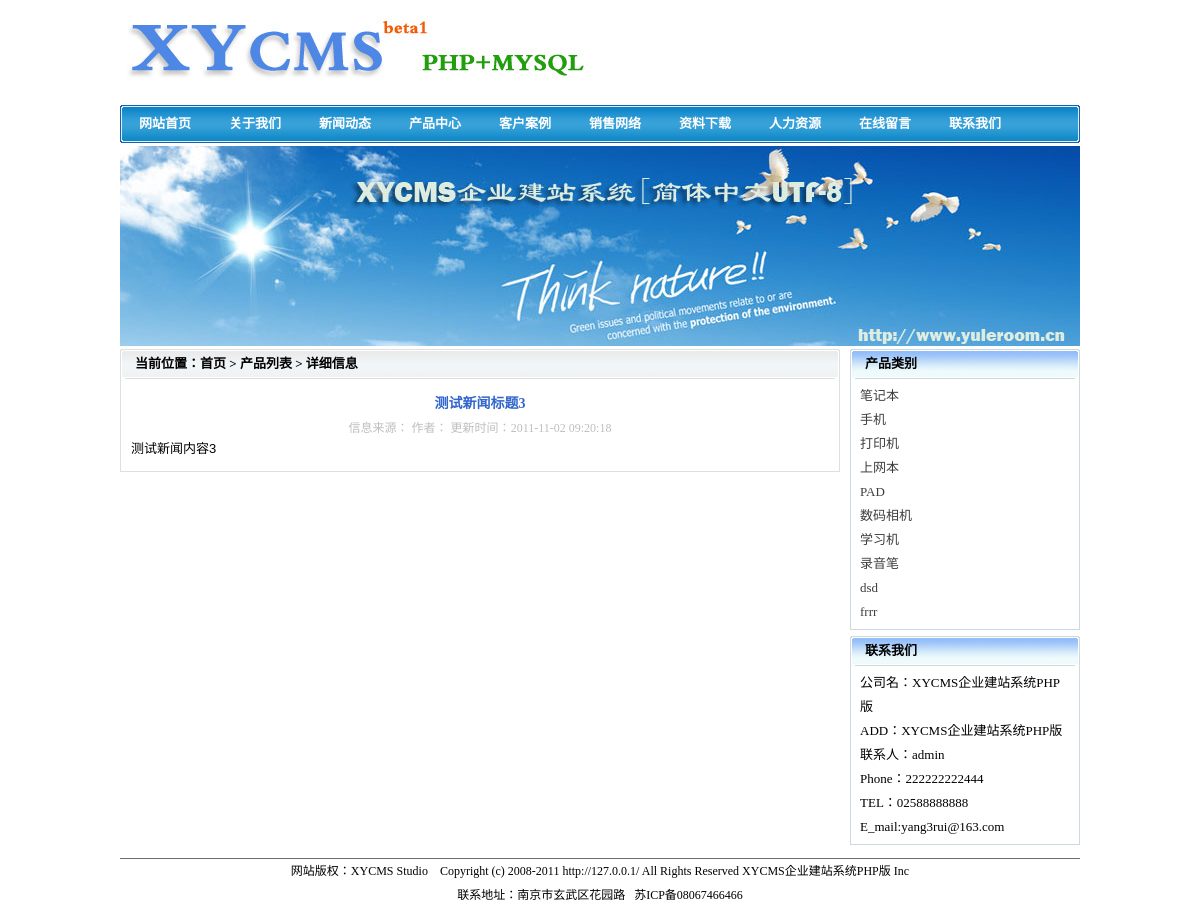
Page /showproducts.php?id=3 on the committed database.
### tables this page shows
CREATE TABLE IF NOT EXISTS `config` (
  `id` int(11) NOT NULL AUTO_INCREMENT,
  `wzname` varchar(255) NOT NULL,
  `descriptions` varchar(255) NOT NULL,
  `keywords` varchar(255) NOT NULL,
  `wzurl` varchar(255) NOT NULL,
  `icp` varchar(255) NOT NULL,
  `managename` varchar(255) NOT NULL,
  `email` varchar(255) NOT NULL,
  `telnum` varchar(255) NOT NULL,
  `phonenum` bigint(20) NOT NULL,
  `faxnum` varchar(255) NOT NULL,
  `qqnum` bigint(20) NOT NULL,
  `address` varchar(255) NOT NULL,
  `wzlogo` varchar(255) NOT NULL,
  `wzlogow` int(11) NOT NULL,
  `wzlogoh` int(11) NOT NULL,
  `gbook_sh` int(11) NOT NULL,
  `on_run` int(11) NOT NULL,
  `off_dc` text NOT NULL,
  PRIMARY KEY (`id`)
);

CREATE TABLE IF NOT EXISTS `menu` (
  `id` int(11) NOT NULL AUTO_INCREMENT,
  `m_title` varchar(255) NOT NULL,
  `m_url` varchar(255) NOT NULL,
  `m_open` varchar(255) NOT NULL,
  `m_px` int(11) NOT NULL,
  PRIMARY KEY (`id`)
);

CREATE TABLE IF NOT EXISTS `xy_pro` (
  `id` int(11) NOT NULL AUTO_INCREMENT,
  `title` varchar(255) NOT NULL,
  `keywords` varchar(255) NOT NULL,
  `descriptions` varchar(255) NOT NULL,
  `img` varchar(255) NOT NULL,
  `info_from` varchar(255) NOT NULL,
  `info_auth` varchar(255) NOT NULL,
  `content` text NOT NULL,
  `p_id` int(11) NOT NULL,
  `c_date` datetime NOT NULL,
  PRIMARY KEY (`id`)
);

CREATE TABLE IF NOT EXISTS `pro_fl` (
  `id` int(11) NOT NULL AUTO_INCREMENT,
  `title` varchar(255) NOT NULL,
  `etitle` varchar(255) NOT NULL,
  `pl_id` int(11) NOT NULL,
  PRIMARY KEY (`id`)
);

### showproducts.php (the view, shortened to what this page needs)
<?php include_once 'inc/xycms.php';?>
<!DOCTYPE html PUBLIC "-//W3C//DTD XHTML 1.0 Transitional//EN" "http://www.w3.org/TR/xhtml1/DTD/xhtml1-transitional.dtd">
<html xmlns="http://www.w3.org/1999/xhtml">
<head>
<link href="style/index.css" type="text/css" rel="stylesheet" />
</head>
<body>
<div id="contain">
  <div id="head">
    <?php include_once 'header.php';?>
  </div>
  <div id="focus">
    <img src="adv/focus.jpg" alt="焦点图" />
  </div>
  <div id="dc">
    <div class="dc_l">
      <div class="dc_l_t">
        <h3>当前位置：首页 > 产品列表 > 详细信息</h3>
      </div>
      <div class="dc_l_c">
        <div class="dc_l_c_s">
          <?php
		    $id=$_GET['id'];
			$ssql="select * from xy_pro where id=$id";
			$sresult=mysql_query($ssql);
			if(!$num=mysql_num_rows($sresult)){
			  echo "没有这条记录";
			  echo "<br/>";
			  echo "<a href='javascript:history.go(-1)'>返回上一页！</a>";
			  }else{
			  $rs=mysql_fetch_array($sresult);
			  ?>
          <div class="dc_l_c_s_t">
            <?php echo $rs['title'];?>
          </div>
          <div class="dc_l_c_s_l">
            信息来源：<?php echo $rs['info_from'];?> 作者：<?php echo $rs['info_auth'];?> 更新时间：<?php echo $rs['c_date'];?>
          </div>
          <div class="dc_l_c_s_c">
            <?php echo $rs['content'];?>
          </div>
          <?php }?>
        </div>
      </div>
    </div>
    <div class="dc_r">
      <div class="dc_r_t">
        <h3>产品类别</h3>
      </div>
      <div class="dc_r_c">
        <div class="dc_r_c_c">
          <ul>
            <?php echo xycms_list("pro_fl","products.php");?>
          </ul>
        </div>
      </div>
      <div class="dc_r_t">
        <h3>联系我们</h3>
      </div>
      <div class="dc_r_c">
        <div class="dc_r_c_c">
          <ul>
            <li>公司名：<?php echo $wzname;?></li>
            <li>ADD：<?php echo $wzname;?></li>
            <li>联系人：<?php echo $managename;?></li>
            <li>Phone：<?php echo $phonenum;?></li>
            <li>TEL：<?php echo $telnum;?></li>
            <li>E_mail:<?php echo $email;?></li>
          </ul>
        </div>
      </div>
    </div>
  </div>
  <div id="foot">
    <?php include_once 'footer.php'; ?>
  </div>
</div>
</body>
</html>

### header.php (shortened to what this page needs)
<div class="h_logo">
  <img src="<?php echo $wzlogo;?>" width="<?php echo $wzlogow;?>" height="<?php echo $wzlogoh;?>" alt="<?php echo $wzname;?>" />
</div>
<div class="h_nav">
  <ul>
    <?php
    $sql="select * from menu order by m_px asc";
    $result=mysql_query($sql);
    while($rs=mysql_fetch_array($result)){
    ?>
    <li><a href="<?php echo $rs['m_url'];?>" target="<?php echo $rs['m_open'];?>" title="<?php echo $rs['m_title'];?>"><?php echo $rs['m_title'];?></a></li>
    <?php
    }
	?>
  </ul>
</div>

### inc/xycms.php (shortened to what this page needs)
<?php
$sql="select * from config where id=1";
$result=mysql_query($sql);
$rs=mysql_fetch_array($result);
$wzname=$rs['wzname'];
$wzurl=$rs['wzurl'];
$icp=$rs['icp'];
$managename=$rs['managename'];
$email=$rs['email'];
$telnum=$rs['telnum'];
$phonenum=$rs['phonenum'];
$address=$rs['address'];
$wzlogo=$rs['wzlogo'];
$wzlogow=$rs['wzlogow'];
$wzlogoh=$rs['wzlogoh'];
function xycms_list($table_list,$url_list){
  $sql="select * from {$table_list} order by id asc";
  $result=mysql_query($sql);
  while($rs=mysql_fetch_array($result)){
    echo "<li><a href='".$url_list."?id=".$rs['id']."' target='_self'>".$rs['title']."</a></li>";
  }
}
?>

### footer.php
<div class="foot_line">
</div>
<div class="foot_dc">
网站版权：XYCMS Studio&nbsp;&nbsp;&nbsp;&nbsp;Copyright (c) 2008-2011 <?php echo $wzurl;?> All Rights Reserved  <?php echo $wzname;?> Inc
</div>
<div class="foot_dc">
联系地址：<?php echo $address;?> &nbsp; <?php echo $icp;?>
</div>

### style/index.css (style rules this page uses)
* { margin:0px; padding:0px; }
body { font-size:12px; }
img { border:0; }
ul { list-style:none; }
a { text-decoration:none; color:#3E3E3E; }
h3 { font:bold 13px/30px "宋体"; padding-left:15px; }
#contain { width:964px; margin:0px auto; }
#head { width:960px; margin:0px auto; }
.h_logo { width:960px; height:100px; }
.h_nav { width:960px; height:38px; margin-top:5px; background:url(../images/nav_bg.gif) no-repeat; }
.h_nav li { width:90px; float:left; text-align:center; font:bold 13px/38px "宋体"; color:#FFFFFF; }
.h_nav li a:link { color:#FFFFFF; }
#focus { width:960px; margin:3px auto; font-size:0px; }
#foot { width:960px; margin:5px auto; }
.foot_line { width:100%; height:2px; overflow:hidden; border-bottom:1px #6C6C6C solid; }
.foot_dc { width:100%; line-height:24px; text-align:center; }
#dc { width:960px; margin:0px auto; }
.dc_l { width:720px; float:left; margin-right:10px; }
.dc_l_t { width:100%; height:30px; background:url(../images/r_t.gif) no-repeat; }
.dc_l_c { width:718px; border:1px #dee0e0 solid; border-top-style:none; overflow:hidden; margin-bottom:6px; }
.dc_l_c_s { width:698px; margin:10px; overflow:hidden; }
.dc_l_c_s_t { width:100%; height:30px; text-align:center; font:bold 14px/30px "宋体"; color:#3366CC; }
.dc_l_c_s_l { width:100%; height:18px; text-align:center; font:12px/18px "宋体"; color:#BEBEBE; }
.dc_l_c_s_c { width:100%; font:13px/24px Arial, Helvetica, sans-serif; }
.dc_r { width:230px; float:right; }
.dc_r_t { wwidth:100%; height:30px; background:url(../images/l_t.gif) no-repeat; }
.dc_r_c { width:228px; border:1px #ccdae0 solid; border-top-style:none; overflow:hidden; margin-bottom:6px; }
.dc_r_c_c { width:210px; margin:5px 9px; overflow:hidden; }
.dc_r_c_c li { font:13px/24px "宋体"; }

### rows in the picture
config: wzlogo (picture), wzname "XYCMS企业建站系统PHP版", managename "admin", phonenum "222222222444", telnum "02588888888", email "yang3rui@163.com", wzurl "http://127.0.0.1/", address "南京市玄武区花园路", icp "苏ICP备08067466466"
menu: m_title "网站首页"
menu: m_title "关于我们"
menu: m_title "新闻动态"
menu: m_title "产品中心"
menu: m_title "客户案例"
menu: m_title "销售网络"
menu: m_title "资料下载"
menu: m_title "人力资源"
menu: m_title "在线留言"
menu: m_title "联系我们"
xy_pro: title "测试新闻标题3", c_date "2011-11-02 09:20:18", content "测试新闻内容3"
pro_fl: title "笔记本"
pro_fl: title "手机"
pro_fl: title "打印机"
pro_fl: title "上网本"
pro_fl: title "PAD"
pro_fl: title "数码相机"
pro_fl: title "学习机"
pro_fl: title "录音笔"
pro_fl: title "dsd"
pro_fl: title "frrr"
